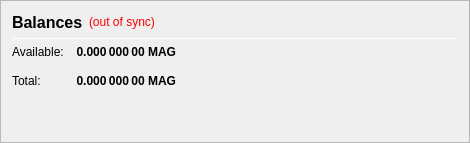
                   <widget class="QFrame" name="frame_CombinedBalances">
                    <property name="minimumSize">
                     <size>
                      <width>470</width>
                      <height>0</height>
                     </size>
                    </property>
                    <property name="frameShape">
                     <enum>QFrame::StyledPanel</enum>
                    </property>
                    <property name="frameShadow">
                     <enum>QFrame::Raised</enum>
                    </property>
                    <layout class="QVBoxLayout" name="verticalLayout_5">
                     <item>
                      <layout class="QHBoxLayout" name="horizontalLayout_5" stretch="0,0,0">
                       <item>
                        <widget class="QLabel" name="label_5z">
                         <property name="minimumSize">
                          <size>
                           <width>0</width>
                           <height>20</height>
                          </size>
                         </property>
                         <property name="font">
                          <font>
                           <pointsize>12</pointsize>
                           <weight>75</weight>
                           <bold>true</bold>
                          </font>
                         </property>
                         <property name="toolTip">
                          <string>Balances (including unconfirmed and immature coins)</string>
                         </property>
                         <property name="text">
                          <string>Balances</string>
                         </property>
                        </widget>
                       </item>
                       <item>
                        <widget class="QLabel" name="labelWalletStatus">
                         <property name="cursor">
                          <cursorShape>WhatsThisCursor</cursorShape>
                         </property>
                         <property name="toolTip">
                          <string>The displayed information may be out of date. Your wallet automatically synchronizes with the MAG network after a connection is established, but this process has not completed yet.</string>
                         </property>
                         <property name="styleSheet">
                          <string notr="true">QLabel { color: red; }</string>
                         </property>
                         <property name="text">
                          <string notr="true">(out of sync)</string>
                         </property>
                         <property name="alignment">
                          <set>Qt::AlignLeading|Qt::AlignLeft|Qt::AlignVCenter</set>
                         </property>
                        </widget>
                       </item>
                       <item>
                        <spacer name="horizontalSpacer_1">
                         <property name="orientation">
                          <enum>Qt::Horizontal</enum>
                         </property>
                         <property name="sizeHint" stdset="0">
                          <size>
                           <width>40</width>
                           <height>20</height>
                          </size>
                         </property>
                        </spacer>
                       </item>
                      </layout>
                     </item>
                     <item>
                      <widget class="Line" name="line_CombinedBalance">
                       <property name="minimumSize">
                        <size>
                         <width>0</width>
                         <height>1</height>
                        </size>
                       </property>
                       <property name="maximumSize">
                        <size>
                         <width>16777215</width>
                         <height>1</height>
                        </size>
                       </property>
                       <property name="orientation">
                        <enum>Qt::Horizontal</enum>
                       </property>
                      </widget>
                     </item>
                     <item>
                      <layout class="QGridLayout" name="gridLayout_3">
                       <property name="spacing">
                        <number>12</number>
                       </property>
                       <item row="1" column="0">
                        <widget class="QLabel" name="labelBalanceTextz">
                         <property name="text">
                          <string>Available:</string>
                         </property>
                        </widget>
                       </item>
                       <item row="1" column="1">
                        <widget class="QLabel" name="labelBalancez">
                         <property name="font">
                          <font>
                           <weight>75</weight>
                           <bold>true</bold>
                          </font>
                         </property>
                         <property name="cursor">
                          <cursorShape>IBeamCursor</cursorShape>
                         </property>
                         <property name="toolTip">
                          <string>Your current spendable balance</string>
                         </property>
                         <property name="text">
                          <string notr="true">0.000 000 00 MAG</string>
                         </property>
                         <property name="alignment">
                          <set>Qt::AlignRight|Qt::AlignTrailing|Qt::AlignVCenter</set>
                         </property>
                         <property name="textInteractionFlags">
                          <set>Qt::LinksAccessibleByMouse|Qt::TextSelectableByKeyboard|Qt::TextSelectableByMouse</set>
                         </property>
                        </widget>
                       </item>
                       <item row="2" column="0">
                        <widget class="QLabel" name="labelTotalTextz">
                         <property name="text">
                          <string>Total:</string>
                         </property>
                        </widget>
                       </item>
                       <item row="2" column="1">
                        <widget class="QLabel" name="labelTotalz">
                         <property name="font">
                          <font>
                           <weight>75</weight>
                           <bold>true</bold>
                          </font>
                         </property>
                         <property name="cursor">
                          <cursorShape>IBeamCursor</cursorShape>
                         </property>
                         <property name="toolTip">
                          <string>Total Balance, including all unavailable coins.</string>
                         </property>
                         <property name="text">
                          <string notr="true">0.000 000 00 MAG</string>
                         </property>
                         <property name="alignment">
                          <set>Qt::AlignRight|Qt::AlignTrailing|Qt::AlignVCenter</set>
                         </property>
                         <property name="textInteractionFlags">
                          <set>Qt::LinksAccessibleByMouse|Qt::TextSelectableByKeyboard|Qt::TextSelectableByMouse</set>
                         </property>
                        </widget>
                       </item>
                       <item row="2" column="3">
                        <spacer name="horizontalSpacer_2">
                         <property name="orientation">
                          <enum>Qt::Horizontal</enum>
                         </property>
                         <property name="sizeHint" stdset="0">
                          <size>
                           <width>40</width>
                           <height>20</height>
                          </size>
                         </property>
                        </spacer>
                       </item>
                      </layout>
                     </item>
                     <item>
                      <spacer name="verticalSpacer_1">
                       <property name="orientation">
                        <enum>Qt::Vertical</enum>
                       </property>
                       <property name="sizeHint" stdset="0">
                        <size>
                         <width>20</width>
                         <height>40</height>
                        </size>
                       </property>
                      </spacer>
                     </item>
                    </layout>
                   </widget>
